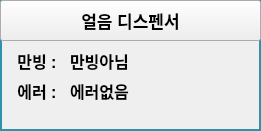
    <widget class="QFrame" name="FRAME_ICE_1">
     <property name="geometry">
      <rect>
       <x>20</x>
       <y>20</y>
       <width>261</width>
       <height>131</height>
      </rect>
     </property>
     <property name="styleSheet">
      <string notr="true">QFrame { 
   border: 2px solid #2E92AB 
} </string>
     </property>
     <property name="frameShape">
      <enum>QFrame::Box</enum>
     </property>
     <property name="frameShadow">
      <enum>QFrame::Raised</enum>
     </property>
     <property name="lineWidth">
      <number>2</number>
     </property>
     <widget class="QPushButton" name="BTN_DEV_INFO_ICE_1">
      <property name="geometry">
       <rect>
        <x>0</x>
        <y>0</y>
        <width>261</width>
        <height>41</height>
       </rect>
      </property>
      <property name="font">
       <font>
        <pointsize>13</pointsize>
        <weight>75</weight>
        <bold>true</bold>
       </font>
      </property>
      <property name="text">
       <string>얼음 디스펜서</string>
      </property>
     </widget>
     <widget class="QLabel" name="label">
      <property name="geometry">
       <rect>
        <x>10</x>
        <y>50</y>
        <width>51</width>
        <height>21</height>
       </rect>
      </property>
      <property name="font">
       <font>
        <pointsize>12</pointsize>
        <weight>75</weight>
        <bold>true</bold>
       </font>
      </property>
      <property name="styleSheet">
       <string notr="true">QLabel{ 
   border: 0px solid
} </string>
      </property>
      <property name="text">
       <string>만빙 : </string>
      </property>
      <property name="alignment">
       <set>Qt::AlignRight|Qt::AlignTrailing|Qt::AlignVCenter</set>
      </property>
     </widget>
     <widget class="QLabel" name="label_2">
      <property name="geometry">
       <rect>
        <x>10</x>
        <y>80</y>
        <width>51</width>
        <height>21</height>
       </rect>
      </property>
      <property name="font">
       <font>
        <pointsize>12</pointsize>
        <weight>75</weight>
        <bold>true</bold>
       </font>
      </property>
      <property name="styleSheet">
       <string notr="true">QLabel{ 
   border: 0px solid
} </string>
      </property>
      <property name="text">
       <string>에러 : </string>
      </property>
      <property name="alignment">
       <set>Qt::AlignRight|Qt::AlignTrailing|Qt::AlignVCenter</set>
      </property>
     </widget>
     <widget class="QLabel" name="LB_ICE_1_FULL">
      <property name="geometry">
       <rect>
        <x>70</x>
        <y>50</y>
        <width>151</width>
        <height>21</height>
       </rect>
      </property>
      <property name="font">
       <font>
        <pointsize>12</pointsize>
        <weight>75</weight>
        <bold>true</bold>
       </font>
      </property>
      <property name="styleSheet">
       <string notr="true">QLabel{ 
   border: 0px solid
} </string>
      </property>
      <property name="text">
       <string>만빙아님</string>
      </property>
      <property name="alignment">
       <set>Qt::AlignLeading|Qt::AlignLeft|Qt::AlignVCenter</set>
      </property>
     </widget>
     <widget class="QLabel" name="LB_ICE_1_ERROR">
      <property name="geometry">
       <rect>
        <x>70</x>
        <y>80</y>
        <width>151</width>
        <height>21</height>
       </rect>
      </property>
      <property name="font">
       <font>
        <pointsize>12</pointsize>
        <weight>75</weight>
        <bold>true</bold>
       </font>
      </property>
      <property name="styleSheet">
       <string notr="true">QLabel{ 
   border: 0px solid
} </string>
      </property>
      <property name="text">
       <string>에러없음</string>
      </property>
      <property name="alignment">
       <set>Qt::AlignLeading|Qt::AlignLeft|Qt::AlignVCenter</set>
      </property>
     </widget>
    </widget>
